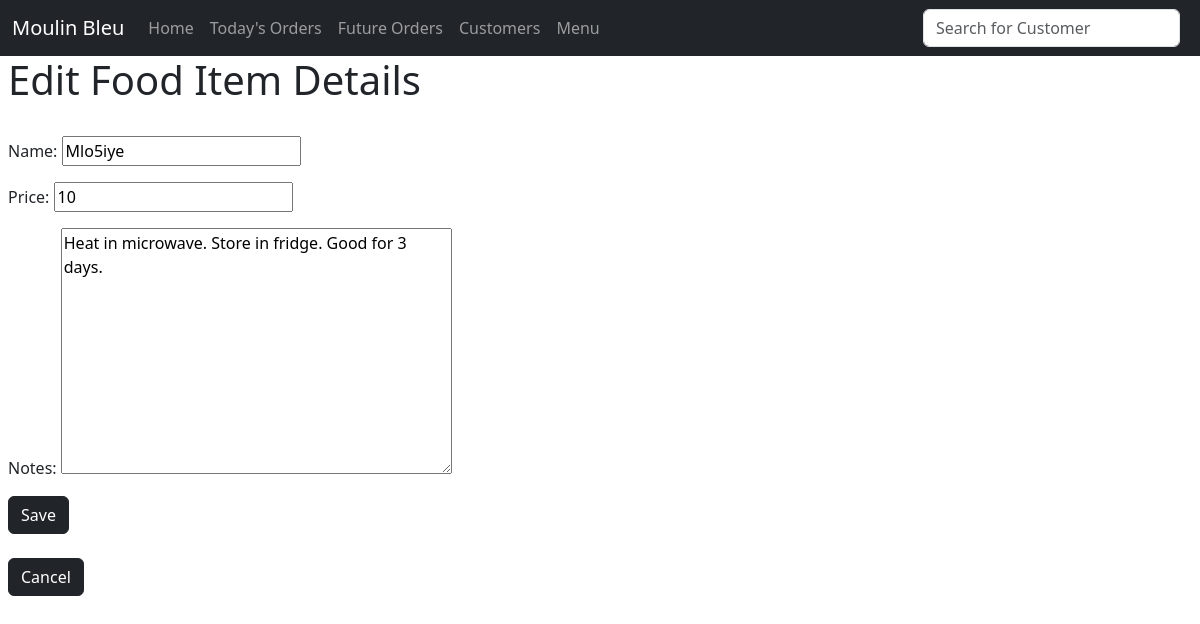
Before: /food_details/edit/1 with the older database file.
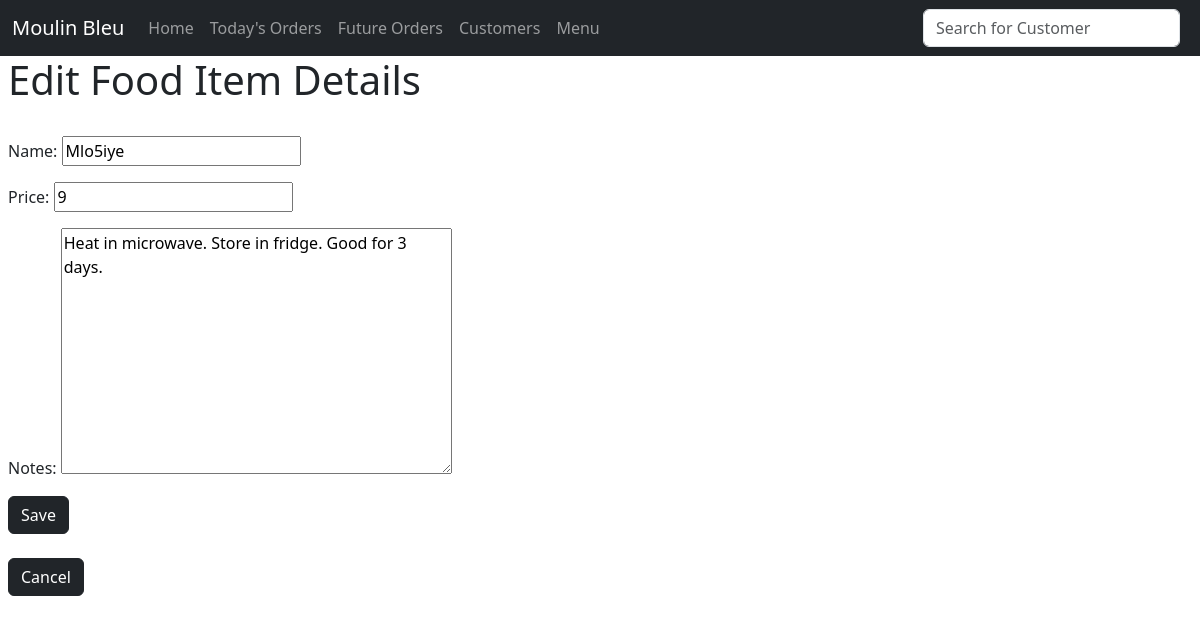
After: the same page with the newer database file.
### menuapp/models.py (models this page shows, shortened)
class FoodItem(models.Model):
    name = models.CharField(max_length=255)
    price = models.IntegerField()
    notes = models.TextField()
    plat_du_jour = models.BooleanField(default=False)

### menuapp/views.py (the view, shortened to what this page needs)
# urls.py: path("food_details/edit/<int:pk>", EditFoodView.as_view(), name="edit_food"),
class EditFoodView(UpdateView):
    model = FoodItem
    template_name = "edit_food.html"
    fields = ("name", "price", "notes")

### menuapp/templates/edit_food.html (shortened to what this page needs)
{% extends 'base.html' %}
{% block content %}
<h1>Edit Food Item Details</h1>
<br>
<form method="POST">
    {{ form.as_p }}
    <button class="btn btn-dark">Save</button>
</form>
<br>
<a href="{%url 'food_details' object.pk %}"> <button class="btn btn-dark">Cancel</button></a>
{% endblock %}

Changed rows visible on the page:
changed FoodItem "Mlo5iye": price "10" → "9"
